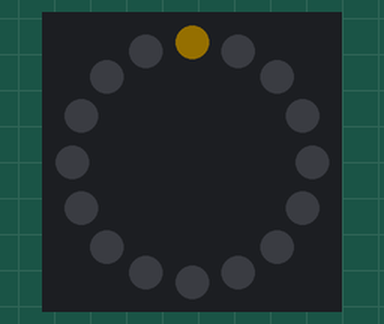
Recording of a sketch running on a simulated Arduino Uno, built with avr-gcc and run on an emulated ATmega328P. On the bench: 16 RGB LEDs in a ring, first at the top, clockwise. Dim RGB values are drawn brighter than linear; random numbers use the default seed unless the sketch sets one.

Above: at 0.06 s.
At 7.92 s:
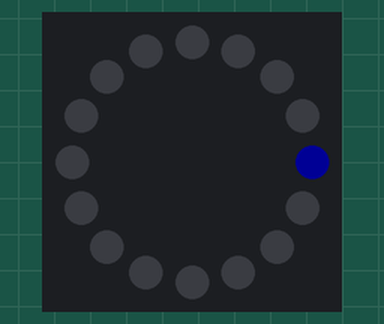
At 10.94 s:
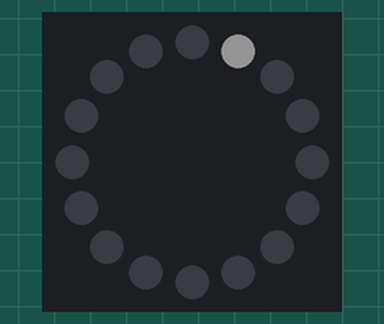
At 12.77 s:
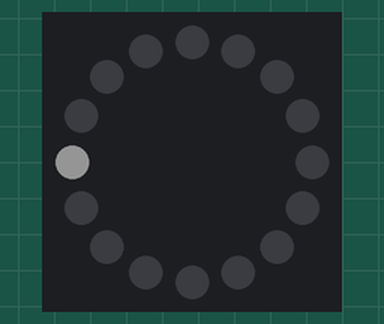
At 29.12 s:
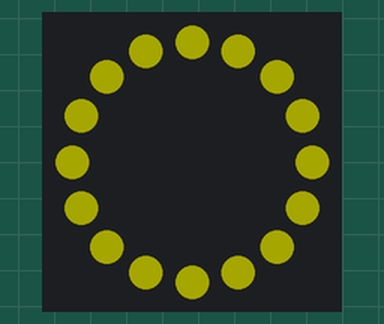
At 39.82 s:
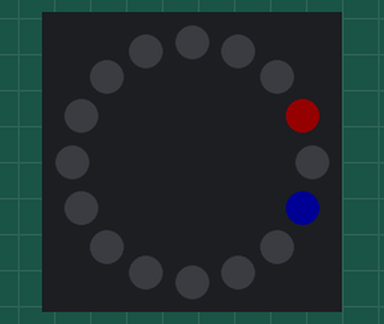

The sketch:

led_all_patterns.ino
```cpp
#include<Adafruit_NeoPixel.h>

#define LED_PIN 6
#define LED_COUNT 16

Adafruit_NeoPixel ring(LED_COUNT, LED_PIN, NEO_GRB + NEO_KHZ800);

void setup(){
  ring.begin();
  ring.setBrightness(20);
  ring.show();
  randomSeed(analogRead(0));
}

void loop(){
  chasingOrange(2);
  fireflicker(40);
  dualColorRotate(20);
  sparkleWhite(30);
  breathingYellow(2);
}

void chasingOrange(int rounds){
  for(int r=0; r<rounds;r++){
    for(int pos=0;pos<LED_COUNT;pos++){
      ring.clear();
      ring.setPixelColor(pos, ring.Color(255, 191, 0));
      ring.show();
      delay(120);
    }
  }
}

void fireflicker(int frames){
  for(int f=0; f<frames;f++){
    for(int i=0;i< LED_COUNT;i++){
      int intensity = random(150,255);
      ring.setPixelColor(i,ring.Color(intensity, random(40,80), 0));
    }
    ring.show();
    delay(80);
  }
}

void dualColorRotate(int steps){
  int pos1=0;
  int pos2= LED_COUNT/2;

  for(int i=0; i<steps; i++){
    ring.clear();
    ring.setPixelColor(pos1,ring.Color(255,0,0));
    ring.setPixelColor(pos2, ring.Color(0,0,255));
    ring.show();

    pos1 = (pos1 +1)% LED_COUNT;
    pos2 = (pos2 -1 +LED_COUNT)% LED_COUNT;

    delay(150);
  }
}

void sparkleWhite(int flashes){
  for(int i=0; i<flashes; i++){
    ring.clear();
    int randomLED = random(0,LED_COUNT);
    ring.setPixelColor(randomLED,ring.Color(255,255,255));
    ring.show();
    delay(80);
  }
}

void breathingYellow(int cycles){
  for(int c=0; c< cycles; c++){
    for(int b=0; b<128; b++){
      ring.setBrightness(b);
      ring.fill(ring.Color(255,255,0));
      ring.show();
      delay(5);
    }

    for(int b=128; b>=0; b--){
      ring.setBrightness(b);
      ring.fill(ring.Color(255,255,0));
      ring.show();
      delay(5);
    }
  }
  ring.setBrightness(20);
}
```
